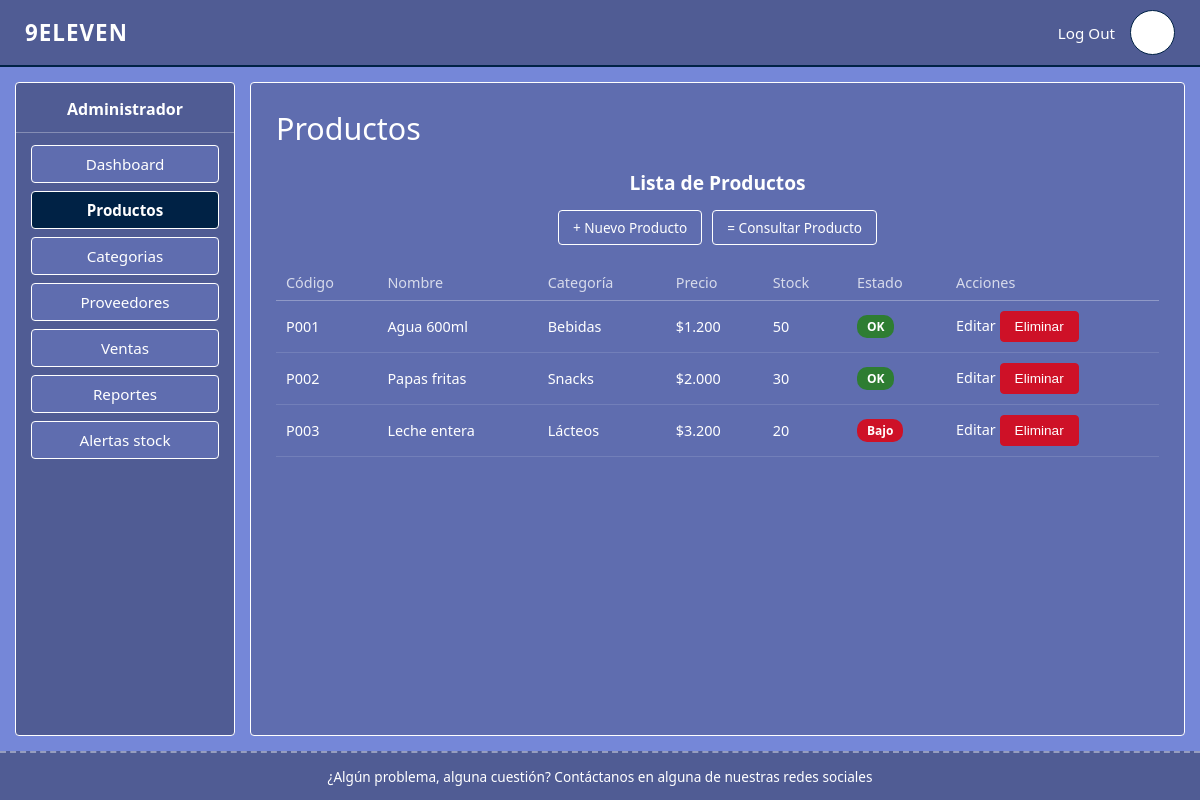
Screenshot of /productos.php (signed in) with the database file from the repository.
### tables this page shows
CREATE TABLE `productos` (
  `ID_Producto` int(11) NOT NULL,
  `codigoProducto` varchar(50) NOT NULL,
  `nombreProducto` varchar(150) NOT NULL,
  `informacionGeneral` text DEFAULT NULL,
  `precioCompra` double NOT NULL DEFAULT 0,
  `precioVenta` double NOT NULL DEFAULT 0,
  `iva` double NOT NULL DEFAULT 0,
  `stockActual` int(11) NOT NULL DEFAULT 0,
  `stockMinimo` int(11) NOT NULL DEFAULT 0,
  `ID_Categoria` int(11) DEFAULT NULL
);

CREATE TABLE `categorias` (
  `ID_Categoria` int(11) NOT NULL,
  `nombreCategoria` varchar(100) NOT NULL
);

### config.php (called while the page is built, shortened)
<?php
function h(?string $valor): string
{
    return htmlspecialchars($valor ?? '', ENT_QUOTES, 'UTF-8');
}
function formatoPesos($valor): string
{
    return '$' . number_format((float)$valor, 0, ',', '.');
}

### productos.php (the view, shortened to what this page needs)
<?php
require_once 'config.php';
$paginaActual = 'productos.php';
$sql = "SELECT p.*, c.nombreCategoria
        FROM productos p
        LEFT JOIN categorias c ON c.ID_Categoria = p.ID_Categoria
        WHERE 1=1";
$params = [];
$sql .= " ORDER BY p.codigoProducto";
$stmt = $pdo->prepare($sql);
$stmt->execute($params);
$productos = $stmt->fetchAll();
?>
<!DOCTYPE html>
<html lang="es">
<head>
    <link rel="stylesheet" href="assets/css/style.css">
</head>
<body>
<?php require 'includes/header.php'; ?>
<div class="contenedor-principal">
    <?php require 'includes/sidebar.php'; ?>
    <main class="contenido">
        <h1>Productos</h1>
        <h2 style="text-align:center; margin-bottom:14px; font-size:1.2rem;">Lista de Productos</h2>
        <div class="barra-acciones">
            <a href="productos.php?vista=nuevo" class="btn">+ Nuevo Producto</a>
            <a href="productos.php?vista=consultar" class="btn">= Consultar Producto</a>
        </div>
        <table>
            <thead>
                <tr>
                    <th>Código</th>
                    <th>Nombre</th>
                    <th>Categoría</th>
                    <th>Precio</th>
                    <th>Stock</th>
                    <th>Estado</th>
                    <th>Acciones</th>
                </tr>
            </thead>
            <tbody>
                <?php if (empty($productos)): ?>
                    <tr><td colspan="7" class="sin-datos">No se encontraron productos.</td></tr>
                <?php else: ?>
                    <?php foreach ($productos as $p):
                        $bajo = $p['stockActual'] <= $p['stockMinimo'];
                    ?>
                        <tr>
                            <td><?= h($p['codigoProducto']) ?></td>
                            <td><?= h($p['nombreProducto']) ?></td>
                            <td><?= h($p['nombreCategoria'] ?? '—') ?></td>
                            <td><?= formatoPesos($p['precioVenta']) ?></td>
                            <td><?= (int)$p['stockActual'] ?></td>
                            <td>
                                <span class="estado <?= $bajo ? 'estado-bajo' : 'estado-ok' ?>">
                                    <?= $bajo ? 'Bajo' : 'OK' ?>
                                </span>
                            </td>
                            <td>
                                <a style="text-decoration:none;" href="productos.php?vista=editar&codigo=<?= urlencode($p['codigoProducto']) ?>" title="Editar producto">Editar</a>
                                <form method="POST" action="productos.php" style="display:inline;" onsubmit="return confirm('¿Seguro que deseas eliminar este registro?');">
                                    <button type="submit" name="accion_eliminar" class="btn btn-rojo">Eliminar</button>
                                </form>
                            </td>
                        </tr>
                    <?php endforeach; ?>
                <?php endif; ?>
            </tbody>
        </table>
    </main>
</div>
<?php require 'includes/footer.php'; ?>
</body>
</html>

### includes/header.php (shortened to what this page needs)
<header class="header">
    <div class="logo">
        <a href="dashboard.php" style="font-weight:bold; font-size:1.4rem; letter-spacing:1px; display:flex; align-items:center; gap:8px;">
            9ELEVEN
        </a>
    </div>
    <div class="usuario">
        <a href="cerrarSesion.php">Log Out</a>
        <div class="avatar"></div>
    </div>
</header>

### includes/sidebar.php
<?php
$paginaActual = $paginaActual ?? '';
$items = [
    'dashboard.php'    => 'Dashboard',
    'productos.php'    => 'Productos',
    'categorias.php'   => 'Categorias',
    'proveedores.php'  => 'Proveedores',
    'ventas.php'       => 'Ventas',
    'reportes.php'     => 'Reportes',
    'alertaStock.php'  => 'Alertas stock',
];
?>
<aside class="sidebar">
    <div class="titulo-rol">Administrador</div>
    <nav>
        <?php foreach ($items as $archivo => $etiqueta): ?>
            <a href="<?= $archivo ?>" class="<?= $paginaActual === $archivo ? 'activo' : '' ?>">
                <?= h($etiqueta) ?>
            </a>
        <?php endforeach; ?>
    </nav>
</aside>

### includes/footer.php
<footer class="footer">
    ¿Algún problema, alguna cuestión? Contáctanos en alguna de nuestras redes sociales
</footer>

### assets/css/style.css (style rules this page uses)
:root { --azul-oscuro: #002245; --azul-medio: #505C94; --azul-claro: #5F6DAF; --azul-lavanda: #7587D8; --azul-hielo: #ADD9E6; --rojo: #CE1127; --blanco: #ffffff; }
* { margin: 0; padding: 0; box-sizing: border-box; }
body { font-family: 'Segoe UI', Arial, sans-serif; background-color: var(--azul-lavanda); color: var(--blanco); min-height: 100vh; display: flex; flex-direction: column; }
a { color: inherit; text-decoration: none; }
.header { background-color: var(--azul-medio); display: flex; align-items: center; justify-content: space-between; padding: 10px 25px; border-bottom: 2px solid var(--azul-oscuro); }
.header .usuario { display: flex; align-items: center; gap: 15px; }
.header .usuario a { font-size: 0.95rem; }
.avatar { width: 45px; height: 45px; background-color: var(--blanco); border-radius: 50%; border: 1px solid var(--azul-oscuro); }
.contenedor-principal { flex: 1; display: flex; padding: 15px; gap: 15px; }
.sidebar { width: 220px; background-color: var(--azul-medio); border: 1px solid var(--blanco); border-radius: 4px; padding: 15px 0; flex-shrink: 0; }
.sidebar .titulo-rol { text-align: center; font-weight: bold; padding-bottom: 12px; border-bottom: 1px solid rgba(255,255,255,0.3); margin-bottom: 12px; }
.sidebar nav { display: flex; flex-direction: column; gap: 8px; padding: 0 15px; }
.sidebar nav a, .sidebar nav button { background-color: var(--azul-claro); border: 1px solid var(--blanco); border-radius: 4px; color: var(--blanco); padding: 8px 10px; font-size: 0.95rem; cursor: pointer; text-align: center; }
.sidebar nav a.activo { background-color: var(--azul-oscuro); font-weight: bold; }
.contenido { flex: 1; background-color: var(--azul-claro); border: 1px solid var(--blanco); border-radius: 4px; padding: 25px; overflow-x: auto; }
.contenido h1 { font-size: 1.9rem; margin-bottom: 20px; font-weight: 500; }
.btn { border: 1px solid var(--blanco); border-radius: 4px; padding: 7px 14px; font-size: 0.85rem; cursor: pointer; background-color: var(--azul-claro); color: var(--blanco); }
.btn-rojo { background-color: var(--rojo); border-color: var(--rojo); }
.barra-acciones { display: flex; gap: 10px; justify-content: center; margin-bottom: 20px; flex-wrap: wrap; }
table { width: 100%; border-collapse: collapse; font-size: 0.9rem; }
table thead th { text-align: left; padding: 8px 10px; opacity: 0.75; font-weight: 500; border-bottom: 1px solid rgba(255,255,255,0.3); }
table tbody td { padding: 10px 10px; border-bottom: 1px solid rgba(255,255,255,0.12); }
.estado { padding: 3px 10px; border-radius: 10px; font-size: 0.75rem; font-weight: bold; display: inline-block; }
.estado-ok { background-color: #2e7d32; color: #fff; }
.estado-bajo { background-color: var(--rojo); color: #fff; }
.footer { background-color: var(--azul-medio); border-top: 2px dashed rgba(255,255,255,0.4); padding: 14px 25px; font-size: 0.85rem; text-align: center; }

### rows the page displays
productos: codigoProducto "P001", nombreProducto "Agua 600ml", ID_Categoria.nombreCategoria "Bebidas", precioVenta "$1.200", stockActual "50", stockMinimo "OK"
productos: codigoProducto "P002", nombreProducto "Papas fritas", ID_Categoria.nombreCategoria "Snacks", precioVenta "$2.000", stockActual "30", stockMinimo "OK"
productos: codigoProducto "P003", nombreProducto "Leche entera", ID_Categoria.nombreCategoria "Lácteos", precioVenta "$3.200", stockActual "20", stockMinimo "Bajo"

### other values shown
$etiqueta "Dashboard"
$etiqueta "Productos"
$etiqueta "Categorias"
$etiqueta "Proveedores"
$etiqueta "Ventas"
$etiqueta "Reportes"
$etiqueta "Alertas stock"
